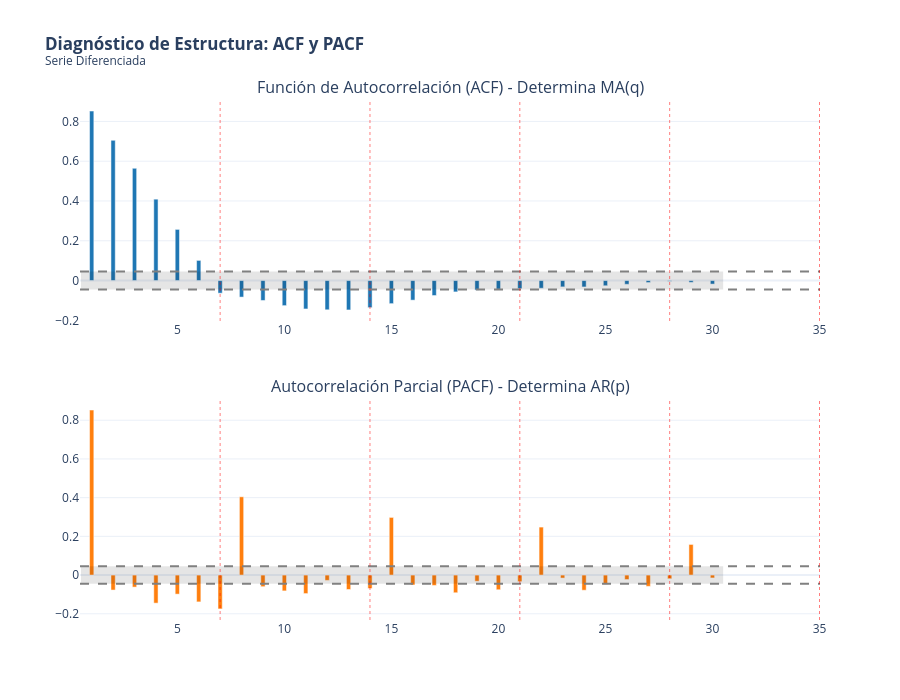

Notebook source saved alongside this figure:
### Code cell
df['diff_7'] = df['tipo_cambio'].diff(7).dropna()
ts_analysis = df['diff_7'].dropna()

# Parámetros
lags = 30  # 30 días
alpha = 0.05 # Nivel de significancia del 95%

# Cálculo de valores ACF y PACF
acf_vals = acf(ts_analysis, nlags=lags, alpha=alpha)[0][1:]
pacf_vals = pacf(ts_analysis, nlags=lags, alpha=alpha)[0][1:]

# Colocamos manualmente el intervalo de confianza para plotly
n = len(ts_analysis)
conf_interval = 1.96 / np.sqrt(n)


fig = make_subplots(rows=2, cols=1,
                    subplot_titles=("Función de Autocorrelación (ACF) - Determina MA(q)",
                                    "Autocorrelación Parcial (PACF) - Determina AR(p)"),
                    vertical_spacing=0.15)

# ACF

fig.add_trace(go.Bar(
    x=list(range(1, lags+1)), y=acf_vals,
    name='ACF', marker_color='rgb(31, 119, 180)', showlegend=False
), row=1, col=1)

# Intervalos de confianza (Sombreado)
fig.add_shape(type="rect",
    x0=0.5, y0=-conf_interval, x1=lags+0.5, y1=conf_interval,
    line=dict(color="rgba(0,0,0,0)"), fillcolor="rgba(0,0,0,0.1)",
    row=1, col=1
)
# Líneas límite
fig.add_hline(y=conf_interval, line_dash="dash", line_color="gray", row=1, col=1)
fig.add_hline(y=-conf_interval, line_dash="dash", line_color="gray", row=1, col=1)

# PACF

fig.add_trace(go.Bar(
    x=list(range(1, lags+1)), y=pacf_vals,
    name='PACF', marker_color='rgb(255, 127, 14)', showlegend=False
), row=2, col=1)

# Intervalos de confianza
fig.add_shape(type="rect",
    x0=0.5, y0=-conf_interval, x1=lags+0.5, y1=conf_interval,
    line=dict(color="rgba(0,0,0,0)"), fillcolor="rgba(0,0,0,0.1)",
    row=2, col=1
)
# Líneas límite
fig.add_hline(y=conf_interval, line_dash="dash", line_color="gray", row=2, col=1)
fig.add_hline(y=-conf_interval, line_dash="dash", line_color="gray", row=2, col=1)


fig.update_layout(
    title='<b>Diagnóstico de Estructura: ACF y PACF</b><br><sup>Serie Diferenciada</sup>',
    template='plotly_white',
    height=700,
    bargap=0.8 # Barras delgadas estilo lollipop
)

# Resaltar lags estacionales (7, 14, 21, 28, 35) con líneas verticales rojas tenues
for i in [7, 14, 21, 28, 35]:
    fig.add_vline(x=i, line_width=1, line_dash="dot", line_color="red", opacity=0.5)

fig.show()

### Figure 1 — Plotly figure (JSON) as saved in the notebook; plotly's stock layout.template omitted (floating-point values rounded to 4 significant figures)
{"data": [{"marker": {"color": "rgb(31, 119, 180)"}, "name": "ACF", "showlegend": false, "type": "bar", "x": [1, 2, 3, 4, 5, 6, 7, 8, 9, 10, 11, 12, 13, 14, 15, 16, 17, 18, 19, 20, 21, 22, 23, 24, 25, 26, 27, 28, 29, 30], "xaxis": "x", "y": [0.8521, 0.7049, 0.5645, 0.4092, 0.2571, 0.1013, -0.06356, -0.08313, -0.1001, -0.1261, -0.1428, -0.1471, -0.1478, -0.1362, -0.1161, -0.09848, -0.07535, -0.05711, -0.04816, -0.04394, -0.04071, -0.03861, -0.03188, -0.03217, -0.02618, -0.01889, -0.01013, -0.003657, -0.009217, -0.01778], "yaxis": "y"}, {"marker": {"color": "rgb(255, 127, 14)"}, "name": "PACF", "showlegend": false, "type": "bar", "x": [1, 2, 3, 4, 5, 6, 7, 8, 9, 10, 11, 12, 13, 14, 15, 16, 17, 18, 19, 20, 21, 22, 23, 24, 25, 26, 27, 28, 29, 30], "xaxis": "x2", "y": [0.8525, -0.07739, -0.06213, -0.145, -0.09843, -0.1386, -0.175, 0.4044, -0.06, -0.08177, -0.09561, -0.02746, -0.07448, -0.06923, 0.2979, -0.0512, -0.05377, -0.09137, -0.03188, -0.07586, -0.03385, 0.248, -0.01542, -0.07831, -0.04726, -0.02313, -0.05835, -0.01902, 0.1583, -0.0148], "yaxis": "y2"}], "layout": {"annotations": [{"font": {"size": 16}, "showarrow": false, "text": "Función de Autocorrelación (ACF) - Determina MA(q)", "x": 0.5, "xanchor": "center", "xref": "paper", "y": 1, "yanchor": "bottom", "yref": "paper"}, {"font": {"size": 16}, "showarrow": false, "text": "Autocorrelación Parcial (PACF) - Determina AR(p)", "x": 0.5, "xanchor": "center", "xref": "paper", "y": 0.425, "yanchor": "bottom", "yref": "paper"}], "bargap": 0.8, "height": 700, "shapes": [{"fillcolor": "rgba(0,0,0,0.1)", "line": {"color": "rgba(0,0,0,0)"}, "type": "rect", "x0": 0.5, "x1": 30.5, "xref": "x", "y0": -0.04518, "y1": 0.04518, "yref": "y"}, {"line": {"color": "gray", "dash": "dash"}, "type": "line", "x0": 0, "x1": 1, "xref": "x domain", "y0": 0.04518, "y1": 0.04518, "yref": "y"}, {"line": {"color": "gray", "dash": "dash"}, "type": "line", "x0": 0, "x1": 1, "xref": "x domain", "y0": -0.04518, "y1": -0.04518, "yref": "y"}, {"fillcolor": "rgba(0,0,0,0.1)", "line": {"color": "rgba(0,0,0,0)"}, "type": "rect", "x0": 0.5, "x1": 30.5, "xref": "x2", "y0": -0.04518, "y1": 0.04518, "yref": "y2"}, {"line": {"color": "gray", "dash": "dash"}, "type": "line", "x0": 0, "x1": 1, "xref": "x2 domain", "y0": 0.04518, "y1": 0.04518, "yref": "y2"}, {"line": {"color": "gray", "dash": "dash"}, "type": "line", "x0": 0, "x1": 1, "xref": "x2 domain", "y0": -0.04518, "y1": -0.04518, "yref": "y2"}, {"line": {"color": "red", "dash": "dot", "width": 1}, "opacity": 0.5, "type": "line", "x0": 7, "x1": 7, "xref": "x", "y0": 0, "y1": 1, "yref": "y domain"}, {"line": {"color": "red", "dash": "dot", "width": 1}, "opacity": 0.5, "type": "line", "x0": 7, "x1": 7, "xref": "x2", "y0": 0, "y1": 1, "yref": "y2 domain"}, {"line": {"color": "red", "dash": "dot", "width": 1}, "opacity": 0.5, "type": "line", "x0": 14, "x1": 14, "xref": "x", "y0": 0, "y1": 1, "yref": "y domain"}, {"line": {"color": "red", "dash": "dot", "width": 1}, "opacity": 0.5, "type": "line", "x0": 14, "x1": 14, "xref": "x2", "y0": 0, "y1": 1, "yref": "y2 domain"}, {"line": {"color": "red", "dash": "dot", "width": 1}, "opacity": 0.5, "type": "line", "x0": 21, "x1": 21, "xref": "x", "y0": 0, "y1": 1, "yref": "y domain"}, {"line": {"color": "red", "dash": "dot", "width": 1}, "opacity": 0.5, "type": "line", "x0": 21, "x1": 21, "xref": "x2", "y0": 0, "y1": 1, "yref": "y2 domain"}, {"line": {"color": "red", "dash": "dot", "width": 1}, "opacity": 0.5, "type": "line", "x0": 28, "x1": 28, "xref": "x", "y0": 0, "y1": 1, "yref": "y domain"}, {"line": {"color": "red", "dash": "dot", "width": 1}, "opacity": 0.5, "type": "line", "x0": 28, "x1": 28, "xref": "x2", "y0": 0, "y1": 1, "yref": "y2 domain"}, {"line": {"color": "red", "dash": "dot", "width": 1}, "opacity": 0.5, "type": "line", "x0": 35, "x1": 35, "xref": "x", "y0": 0, "y1": 1, "yref": "y domain"}, {"line": {"color": "red", "dash": "dot", "width": 1}, "opacity": 0.5, "type": "line", "x0": 35, "x1": 35, "xref": "x2", "y0": 0, "y1": 1, "yref": "y2 domain"}], "title": {"text": "<b>Diagnóstico de Estructura: ACF y PACF</b><br><sup>Serie Diferenciada</sup>"}, "xaxis": {"anchor": "y", "domain": [0, 1]}, "xaxis2": {"anchor": "y2", "domain": [0, 1]}, "yaxis": {"anchor": "x", "domain": [0.575, 1]}, "yaxis2": {"anchor": "x2", "domain": [0, 0.425]}}}
